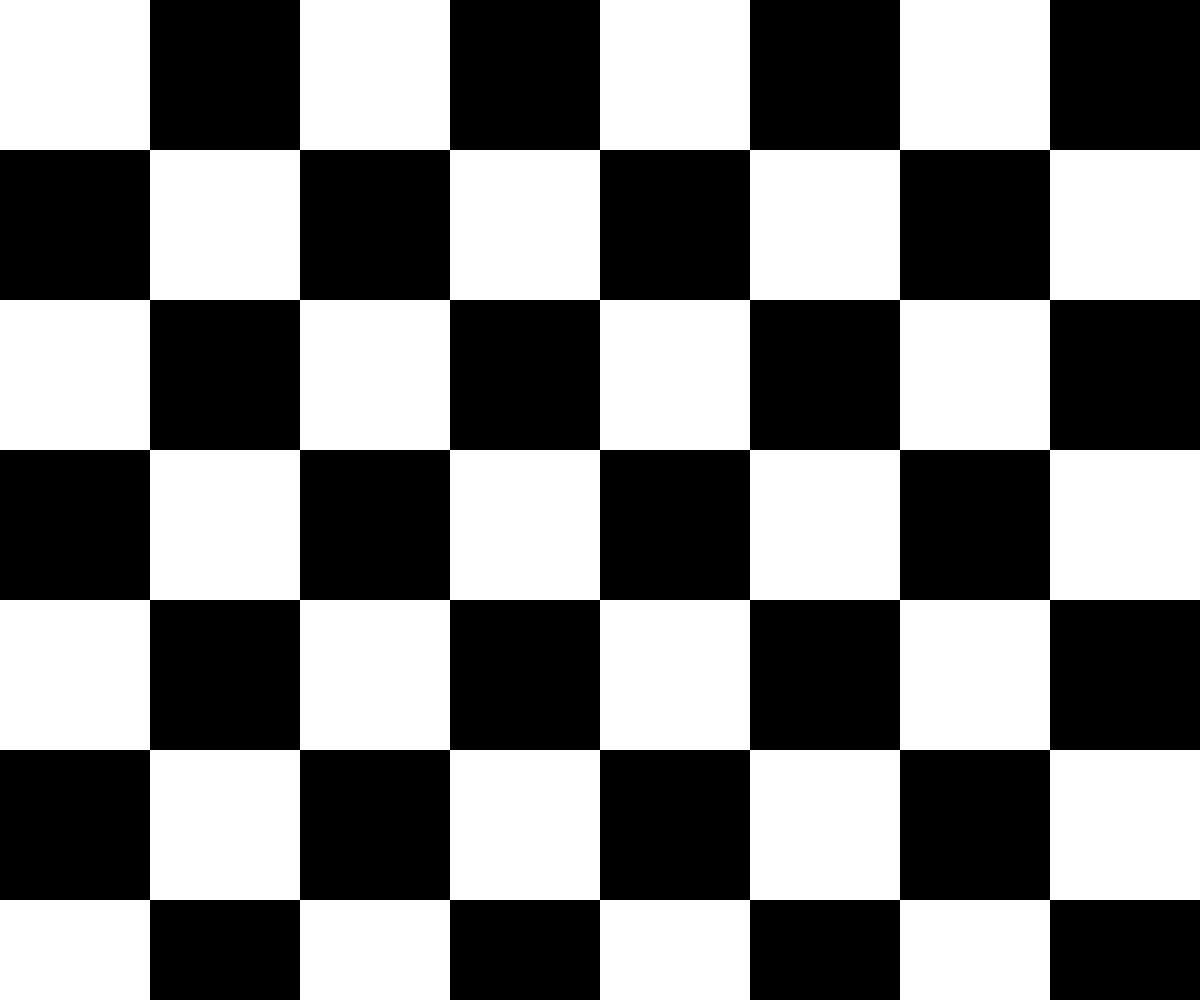
Frame 1 (no input)
Frame 60 (the mouse pressed at the canvas centre just before this capture): identical to frame 1, image omitted
Frame 120 (the mouse held since frame 60 and released just before this capture): identical to frame 1, image omitted

The Processing sketch that drew this single still picture (run headless with seeded random() and noise(); from frame 60 on, the mouse is pressed at the canvas centre):

// Processing sketch: ajedrez
// ── ajedrez.pde
int casillasX = 8, casillasY = 8;
int size = 300;

void setup() {
  size(1200, 1000); 
  noStroke();     
}

void draw() {
  int n = 8; 
  float tamano = width / n; 

  for (int fila = 0; fila < n; fila++) {
    for (int col = 0; col < n; col++) {
      
      if ((fila + col) % 2 == 0) {
        fill(255); 
      } else {
        fill(0);   
      }
      
      rect(col * tamano, fila * tamano, tamano, tamano);
    }
  }
}
    
    
